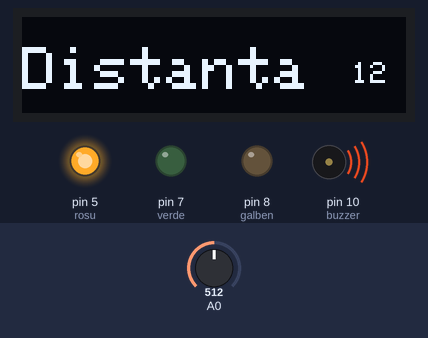
A sketch run on a simulated Arduino Uno, built with avr-gcc and run on an emulated ATmega328P. Parts: 128×32 one-colour display, output pins drawn as LEDs (lit = HIGH), buzzer (waves = sounding). Inputs (shaded band) come from the test bench; at power-on: A0 = 512. What the sketch prints to the serial monitor is not drawn.

Above: at 1.28 s.
1.3 s: A0 set to 612
At 1.73 s:
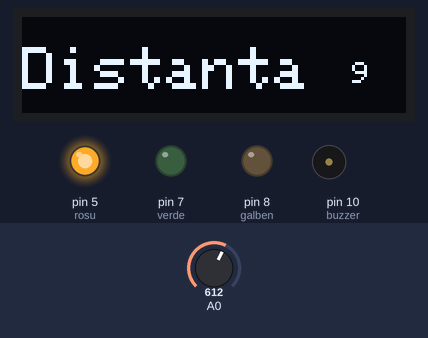
3.4 s: A0 set to 643
At 4.5 s:
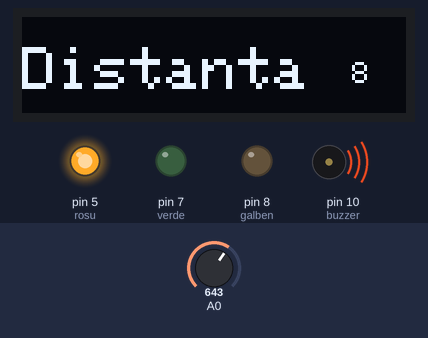
5.1 s: A0 set to 811
At 5.9 s:
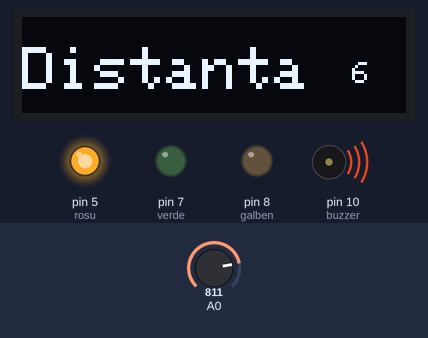
6.6 s: A0 set to 833
At 7.3 s:
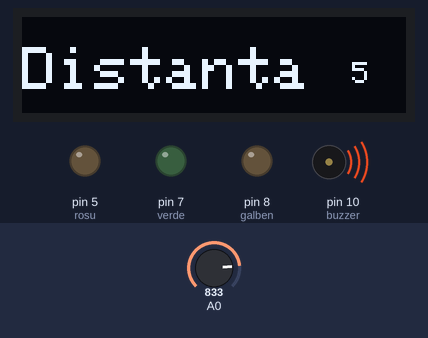
8.1 s: A0 set to 122
At 8.6 s:
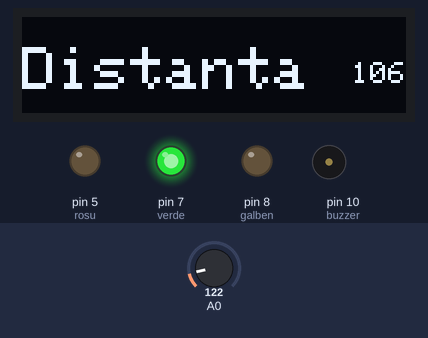
9.6 s: A0 set to 140
At 10.0 s:
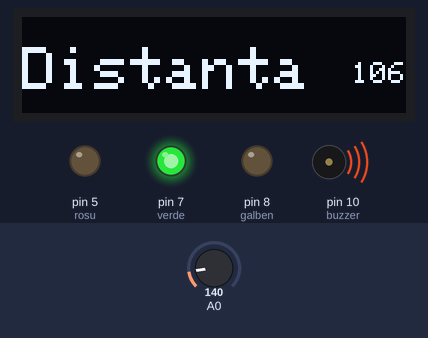
Timing chart, 0 to 13.6 s (numbered marks = the images above; inputs shaded):
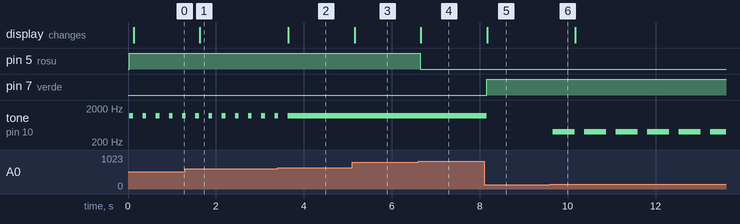

The sketch:

SHARP_IR_classes.ino
```cpp
#include "SharpIR.h"
#include<SPI.h>
#include<Wire.h>
#include<Adafruit_GFX.h>
#include<Adafruit_SSD1306.h>


////SHARP IR SENSOR || Șeuleanu Mihnea-Radu 2020 1.0

const byte SHARP_IR=A0; //senzorul transmite semnalul catre pinul analogic A0 de pe Arduino
#define verde 7 //define-uri pentru pinii folositi ca sa aprind cele 3 led-uri, respectiv pentru buzzer
#define galben 8
#define rosu 5
#define buzzer 10

#define OLED_RESET 4
#define SCREEN_WIDTH 128
#define SCREEN_HEIGHT 32
Adafruit_SSD1306 display(SCREEN_WIDTH, SCREEN_HEIGHT, &Wire, OLED_RESET); //initierea instantei pentru ecranul OLED

SharpIR sensor(SHARP_IR); //constructorul pentru senzor IR

int sound=0; //parametrul pentru intensitatea sunetului de la buzzer
//int cnt;
//float distanta;
//int voltaj;

//unsigned long count[4]={0,0,0,0};
//boolean timeout(unsigned long*,unsigned long);


void setup() {


  Serial.begin(9600);
  pinMode(verde,OUTPUT);
  pinMode(galben,OUTPUT);
  pinMode(rosu,OUTPUT);
  if(!display.begin(SSD1306_SWITCHCAPVCC, 0x3C)) { // Address 0x3C for 128x32
    Serial.println(F("SSD1306 allocation failed"));
    for(;;);
   }
  display.clearDisplay();


}


void loop() {


  //float distanta_mean=sensor.getDistance();
  //float distanta_mean=sensor.getDistanceAverage();
  float distanta_mean=sensor.getDistanceExp();
  Serial.println(distanta_mean);


  if(distanta_mean>60){
    digitalWrite(verde,HIGH);
    sound=400;
  }else
    digitalWrite(verde,LOW);

  if(distanta_mean>30 && distanta_mean<=60){
    sound=800;
    digitalWrite(galben,HIGH);}
  else
    digitalWrite(galben,LOW);

  if(distanta_mean>6 && distanta_mean<=30){
    sound=1200;
    digitalWrite(rosu,HIGH);}
  else
    digitalWrite(rosu,LOW);

   if(distanta_mean>100){
    noTone(buzzer);
   }else{
    if(distanta_mean>60 && distanta_mean<=100){
        tone(buzzer,sound);
        delay(500);
     //if(timeout(&count[0],500UL))
        noTone(buzzer);
    }
    if(distanta_mean>30 && distanta_mean<=60){
      tone(buzzer,sound);
      delay(300);
     //if(timeout(&count[1],300UL))
      noTone(buzzer);
    }
    if(distanta_mean>15 && distanta_mean<=30){
      tone(buzzer,sound);
      delay(150);
     //if(timeout(&count[2],150UL))
      noTone(buzzer);
    }
    if(distanta_mean>9 && distanta_mean<=15){
          tone(buzzer,sound);
          delay(85);
          noTone(buzzer);

    }
    if(distanta_mean<=9){
      tone(buzzer,sound);
    }

   }


  ///delay(150);

  display.setCursor(0,10); ///coordonate x,y
  display.setTextSize(2);
  display.setTextColor(WHITE);
  display.println("Distanta");
  display.setCursor(110,15);
  display.setTextSize(1);

  ///if(cnt==5){
    display.println((int)distanta_mean);
    ///cnt=0;}
   ///cnt++;
  display.display();
  delay(200);
  display.clearDisplay();


}
```

SharpIR.cpp
```cpp
#include "Arduino.h"
#include "SharpIR.h"

//float AverageBuffer[count];
int NextAverage;
unsigned long current_millis=0;
SharpIR::SharpIR(const byte pin)
{
  _pin=pin;
  count=10;
  this->AverageBuffer=new float[count];
  weight=0.8;
}

float SharpIR::getDistance()
{
  float suma=0;
  for(int i=0;i<10;i++){
    int voltaj=analogRead(_pin);
    voltaj=constrain_analog(voltaj);
    float distanta=187754*pow(voltaj,-1.51);
    suma=suma+distanta;
    delay(1);
  }

  return suma/10.0;

}

float SharpIR::getDistanceAverage()
{
  if(millis()-current_millis>10){
  int voltaj=analogRead(_pin);
  voltaj=constrain_analog(voltaj);

  float distanta=187754*pow(voltaj,-1.51);
  AverageBuffer[NextAverage++]=distanta;

  if(NextAverage>=count)
      NextAverage=0;

  float distanta_medie=0;
  for(int i=0;i<count;i++)
      distanta_medie+=AverageBuffer[i];

  distanta_medie/=count;

  return distanta_medie;
  }
  //delay(50);

}


float SharpIR::getDistanceExp()
{

  int voltaj=analogRead(_pin);
  voltaj=constrain_analog(voltaj);
  float distanta=187754*pow(voltaj,-1.51);

  float average=weight*distanta+(1-weight)*average;
  return average;
  delay(5);
}

int SharpIR::constrain_analog(const int val)
{
     if(val>=30 && val<=875)
          return val;
     else if(val<30)
          return 30;
     else
          return 875;
}

SharpIR::~SharpIR()
{
  delete[] AverageBuffer;
}
```

SharpIR.h
```cpp
#ifndef SharpIR_h
#define SharpIR_h

#include <Arduino.h>

class SharpIR
{
    private:
        byte _pin;
        //float distanta;
        int count;
        float *AverageBuffer;
        float weight;
    public:
        SharpIR(const byte pin);
        ~SharpIR();
        float getDistance();
        float getDistanceAverage();
        float getDistanceExp();
        int constrain_analog(const int);
};

#endif
```

Measured:
- the behaviour switches between 625 and 626 on A0 (found by bisection; images 1 and 2)
- the behaviour switches between 818 and 819 on A0 (found by bisection; images 3 and 4)
- the behaviour switches between 126 and 127 on A0 (found by bisection; images 5 and 6)
- after the input at 1.3 s, the display: changes after 0.33 s (image 1)
- after the input at 3.4 s, tone on pin 10 (buzzer): goes on until 3.6 s, then stays 1200 Hz; the display: changes after 0.25 s (image 2)
- after the input at 5.1 s, the display: changes after 0.06 s (image 3)
- after the input at 6.6 s, pin 5 (rosu): HIGH → LOW after 0.05 s; the display: changes after 0.06 s (image 4)
- after the input at 8.1 s, pin 7 (verde): LOW → HIGH after 0.05 s; tone on pin 10 (buzzer): 1200 Hz → silent after 0.05 s; the display: changes after 0.07 s (image 5)
- after the input at 9.6 s, tone on pin 10 (buzzer): alternates 400 Hz for 0.50 s and silent for 0.22 s, starting after 0.06 s
